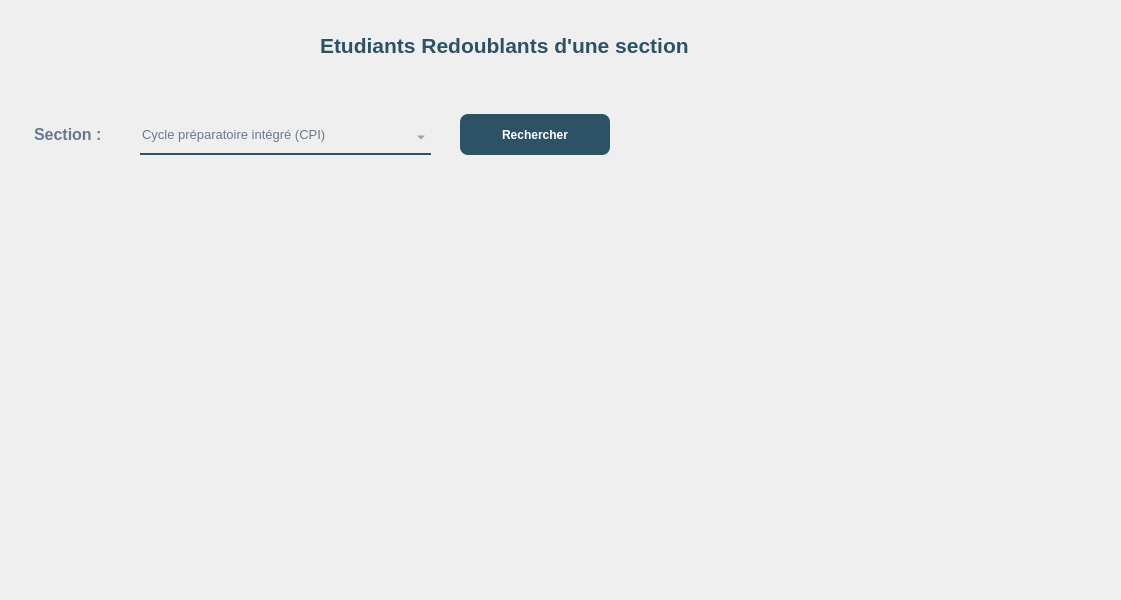
<?xml version="1.0" encoding="UTF-8"?>
<ui version="4.0">
 <class>Dialog</class>
 <widget class="QDialog" name="Dialog">
  <property name="geometry">
   <rect>
    <x>0</x>
    <y>0</y>
    <width>1121</width>
    <height>600</height>
   </rect>
  </property>
  <property name="windowTitle">
   <string>Dialog</string>
  </property>
  <widget class="QTableView" name="tableView">
   <property name="geometry">
    <rect>
     <x>20</x>
     <y>190</y>
     <width>821</width>
     <height>391</height>
    </rect>
   </property>
   <property name="styleSheet">
    <string notr="true">background:rgba(0,0,0,0);
border:none;</string>
   </property>
  </widget>
  <widget class="QLabel" name="label_4">
   <property name="geometry">
    <rect>
     <x>0</x>
     <y>-120</y>
     <width>1131</width>
     <height>761</height>
    </rect>
   </property>
   <property name="styleSheet">
    <string notr="true">border-image:url(:/img/897.jpg);</string>
   </property>
   <property name="text">
    <string/>
   </property>
  </widget>
  <widget class="QPushButton" name="pushButton">
   <property name="geometry">
    <rect>
     <x>460</x>
     <y>114</y>
     <width>150</width>
     <height>41</height>
    </rect>
   </property>
   <property name="font">
    <font>
     <pointsize>-1</pointsize>
     <weight>87</weight>
     <bold>true</bold>
    </font>
   </property>
   <property name="styleSheet">
    <string notr="true">background: rgb(255,255,255);
background: rgba(46,82,101,255);
  border: 0 solid #E2E8F0;
  color: rgb(255, 255, 255);
  font-size: 12px;
  font-weight: 700;
  height: 56px;
  border-radius: 8px;

</string>
   </property>
   <property name="text">
    <string>Rechercher</string>
   </property>
  </widget>
  <widget class="QLabel" name="label_10">
   <property name="geometry">
    <rect>
     <x>320</x>
     <y>20</y>
     <width>491</width>
     <height>51</height>
    </rect>
   </property>
   <property name="font">
    <font>
     <family>Arial</family>
     <pointsize>16</pointsize>
     <weight>75</weight>
     <bold>true</bold>
     <underline>false</underline>
    </font>
   </property>
   <property name="styleSheet">
    <string notr="true">color:rgba(46,82,101,255);
background-color:rgba(0,0,0,0);
</string>
   </property>
   <property name="text">
    <string>Etudiants Redoublants d'une section</string>
   </property>
  </widget>
  <widget class="QLabel" name="label">
   <property name="geometry">
    <rect>
     <x>30</x>
     <y>120</y>
     <width>111</width>
     <height>35</height>
    </rect>
   </property>
   <property name="font">
    <font>
     <pointsize>12</pointsize>
     <weight>75</weight>
     <bold>true</bold>
    </font>
   </property>
   <property name="styleSheet">
    <string notr="true">background-color:rgba(0,0,0,0);
color:rgb(104, 121, 143);
padding-bottom:7px;</string>
   </property>
   <property name="text">
    <string>Section :</string>
   </property>
  </widget>
  <widget class="QComboBox" name="comboBox">
   <property name="geometry">
    <rect>
     <x>140</x>
     <y>120</y>
     <width>291</width>
     <height>35</height>
    </rect>
   </property>
   <property name="font">
    <font>
     <pointsize>10</pointsize>
     <weight>50</weight>
     <bold>false</bold>
    </font>
   </property>
   <property name="styleSheet">
    <string notr="true">background-color:rgba(0,0,0,0);
border: 2px solid rgba(0,0,0,0);
border-bottom-color:rgba(46,82,101,255);
color:rgb(104, 121, 143);
padding-bottom:7px;</string>
   </property>
   <item>
    <property name="text">
     <string>Cycle préparatoire intégré (CPI)</string>
    </property>
   </item>
   <item>
    <property name="text">
     <string>Licence en sciences de l’informatique (L-I)</string>
    </property>
   </item>
   <item>
    <property name="text">
     <string>Licence en mathématiques appliquée (L-M)</string>
    </property>
   </item>
   <item>
    <property name="text">
     <string>Mastère de recherche en génie logiciel (MR-GL)</string>
    </property>
   </item>
   <item>
    <property name="text">
     <string>Mastère professionnel en génie logiciel (MP-GL)</string>
    </property>
   </item>
   <item>
    <property name="text">
     <string>Diplôme national d'ingénieur en électronique (ING)</string>
    </property>
   </item>
  </widget>
  <zorder>label_4</zorder>
  <zorder>tableView</zorder>
  <zorder>pushButton</zorder>
  <zorder>label_10</zorder>
  <zorder>label</zorder>
  <zorder>comboBox</zorder>
 </widget>
 <resources>
  <include location="../img/back.qrc"/>
 </resources>
 <connections/>
</ui>
